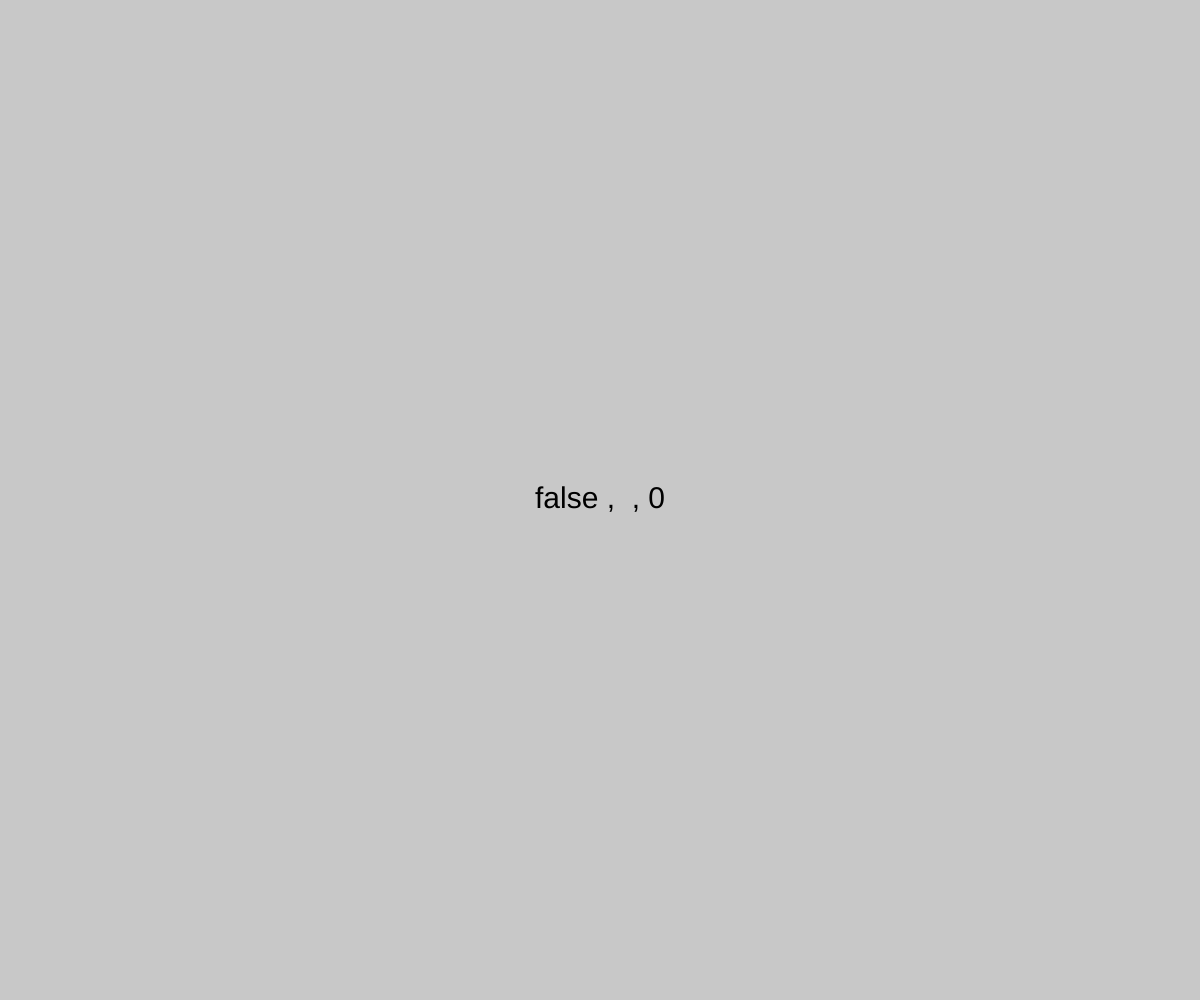
Frame 1 (no input)
Frame 60 (no input): identical to frame 1, image omitted
Frame 120 (the mouse pressed at the canvas centre since frame 60): identical to frame 1, image omitted

The p5.js sketch that drew this single still picture (run headless with seeded random() and noise() and a simulated clock; from frame 60 on, the mouse is pressed at the canvas centre):

// p5.js sketch
// ── sketch.js
// Project Title
// Your Name
// Date
//
// Extra for Experts:
// - describe what you did to take this project "above and beyond"

let textshade = 255;
let textScale = 60;
let bgcolor = "grey";


function setup() {
  createCanvas(windowWidth, windowHeight);
}


function displayMouse()
{
  //this function will report some  system variables related to mouse onto the screen via text()

  //mouseX, mouseY -> store current mouse pos
  //mouseIsPressed -> boolean : button pressed

  // if(mouseIsPressed)
  // {
  //   textScale = int(random(10,100));
  // }

  textSize(textScale);
  fill(textshade)
  text(mouseX + " , " + mouseY + " , " + mouseIsPressed + " , " + mouseButton , mouseX,  mouseY);

}



function mousePressed()
{
//this is a p5 function 
//automstically called exactly once
//per mousepressed (on down action)

textScale = int(random(10,50));
}


function displaykeyboard()
{
  //we will use this function to inspect
  //some of p5's keyboard ca[pablities

  //keyIsPressed -> is a keyboard button press?
  //key          -> last pressed key (non-coded)
  //keycode      -> last pressed coded key

  if(keyIsPressed)
  {
    if(key === " ")
    {
      bgcolor = color(random(255), random(255), random(255));
    }
  }

  textSize(30);
  textAlign(CENTER,CENTER);
  let t = keyIsPressed + " , " + key + " , " + keyCode;
  text(t, width/2, height/2);
}




function draw() {

//goal: keep draw() tidy
  background(200);

  //displayMouse();

  displaykeyboard();
}
